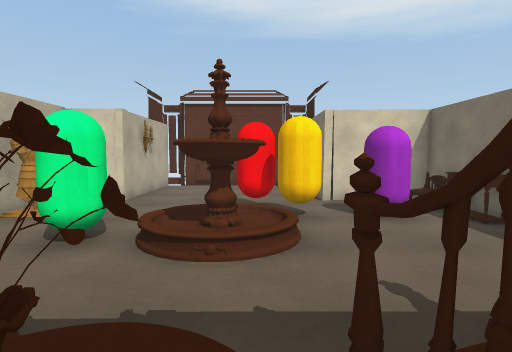
view 1 (above)

16 first-person views from a walk through a Unity game level. The camera is 1.4 m above the floor, tilts 4° down and sees 80° across. The floor is counted in squares, 1 m on a side. Each view is taken from the middle of a square. On the plan, view 1 faces up. The plan holds only what a view shows up to about 14 squares ahead; the rest is blank. The place goes on beyond the plan. The player character is not drawn.

view 2
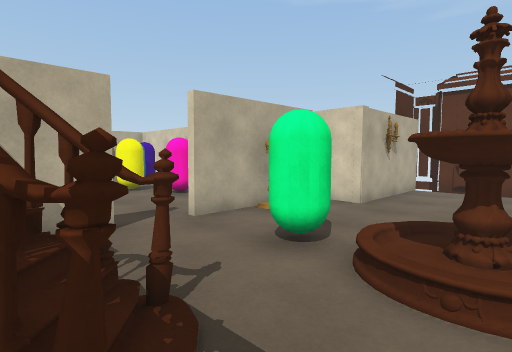

view 3
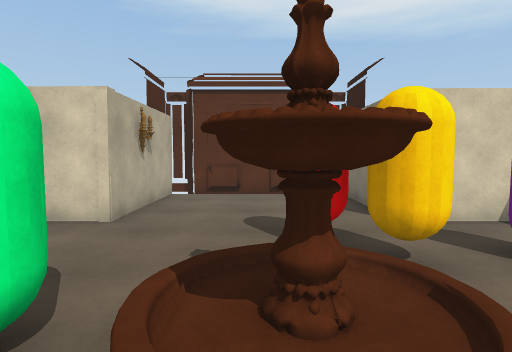

view 4
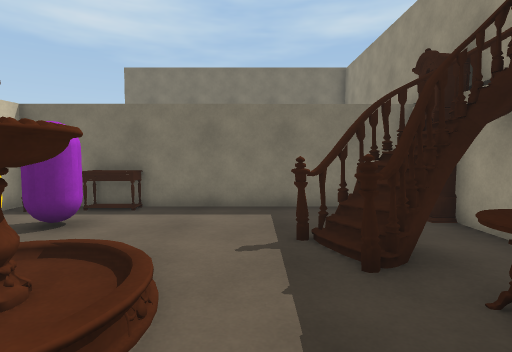

view 5
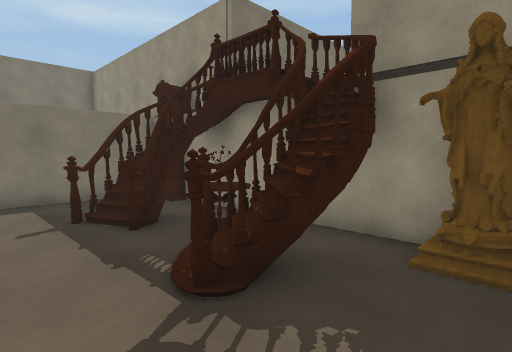

view 6
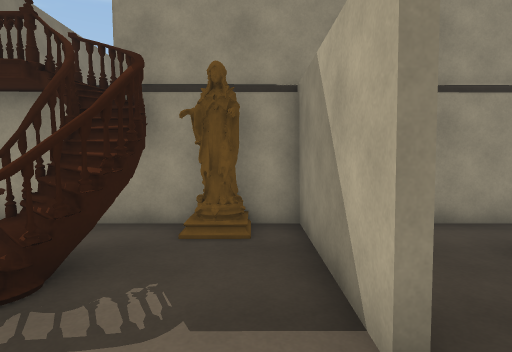

view 7
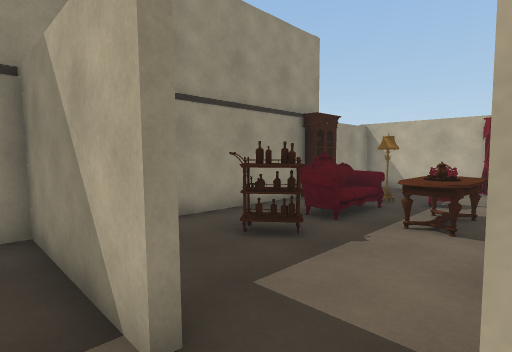

view 8
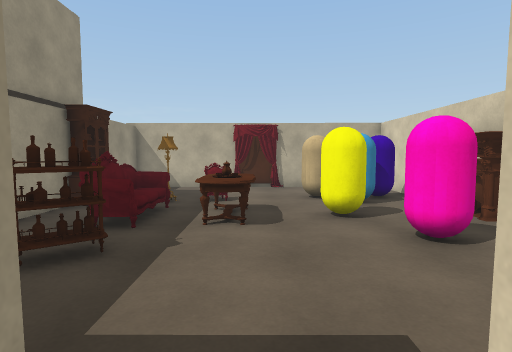

view 9
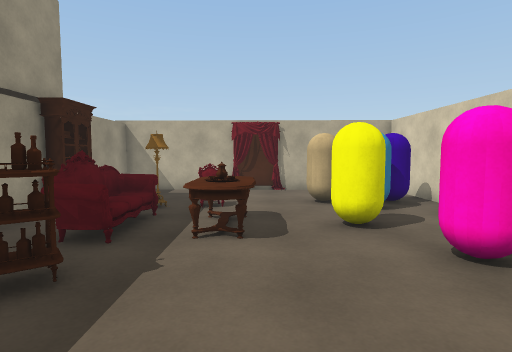

view 10
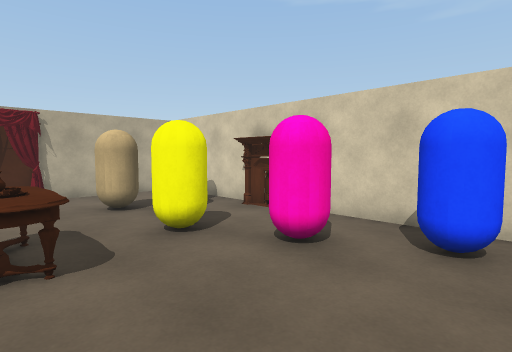

view 11
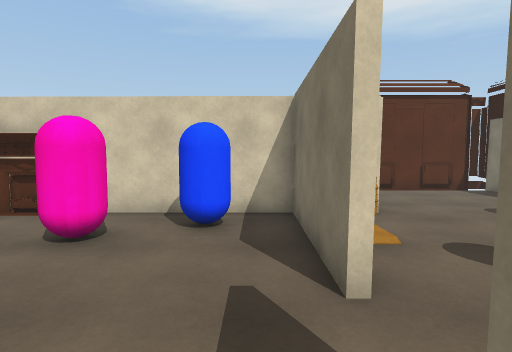

view 12
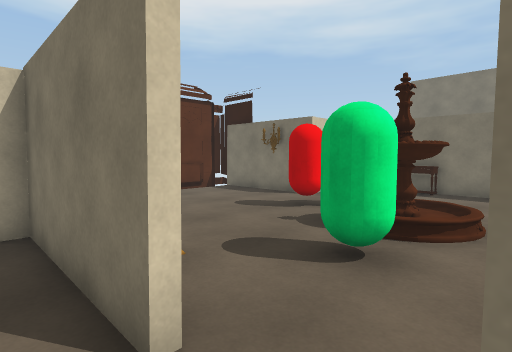

view 13
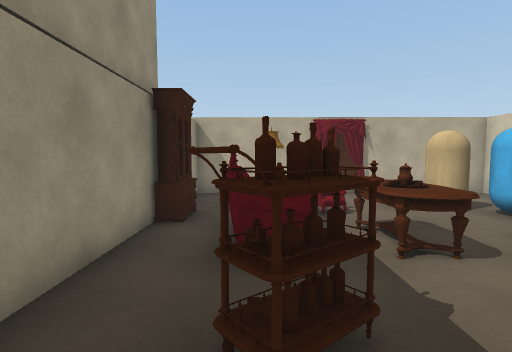

view 14
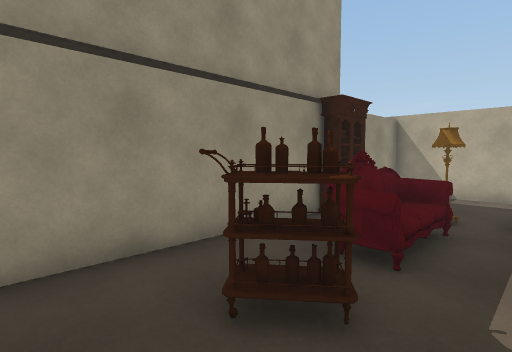

view 15
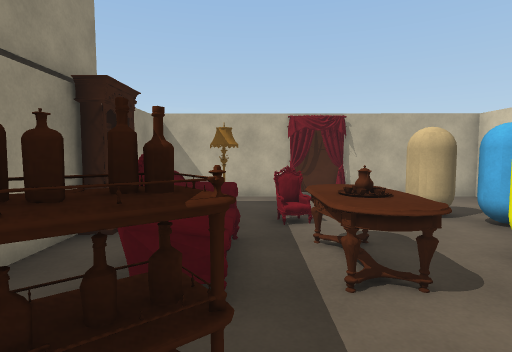

view 16
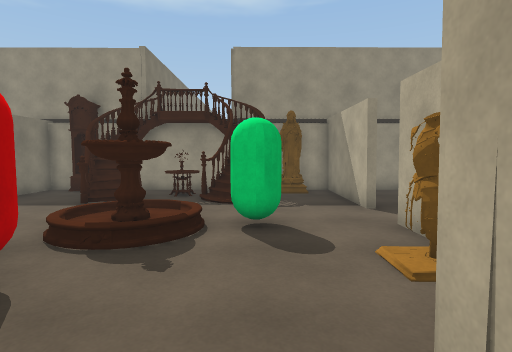

### Floor plan
Key: @ floor where view 1 was taken; # wall or solid block; x gap in a wall; . floor; O other object.
Columns run from 18 left of view 1 to 5 right of it. Each row starts with its distance up from view 1.
 14               #####x#
 13               #.....#
 12               #.....#
 11               #.....#
 10               #.....#
  9 ###############.....####
  8 #..O......O.##....O....#
  7 #...O...O...##.....O.O.#
  6 #..O..O.....#....OO....#
  5 #...........#..O.OO....#
  4 #....OOO.........O.....#
  3 #..O.OOO....#..........#
  2 #...O.......#..##..##..#
  1 #...OOOOx#..#..##..##..#
  0 #...........#.O##.@##..#
 -1 ##############O#######O#

Positions as (right, up) in squares from view 1, and headings:
1: (0, 0), facing up
2: (0, 1), facing up-left
3: (-1, 3), facing up
4: (-3, 3), facing right
5: (-5, 4), facing down-right
6: (-5, 5), facing down
7: (-5, 5), facing down-left
8: (-5, 4), facing left
9: (-6, 4), facing left
10: (-7, 3), facing up-left
11: (-7, 2), facing up
12: (-7, 3), facing up-right
13: (-7, 1), facing left
14: (-7, 3), facing down-left
15: (-8, 2), facing left
16: (-3, 11), facing down
